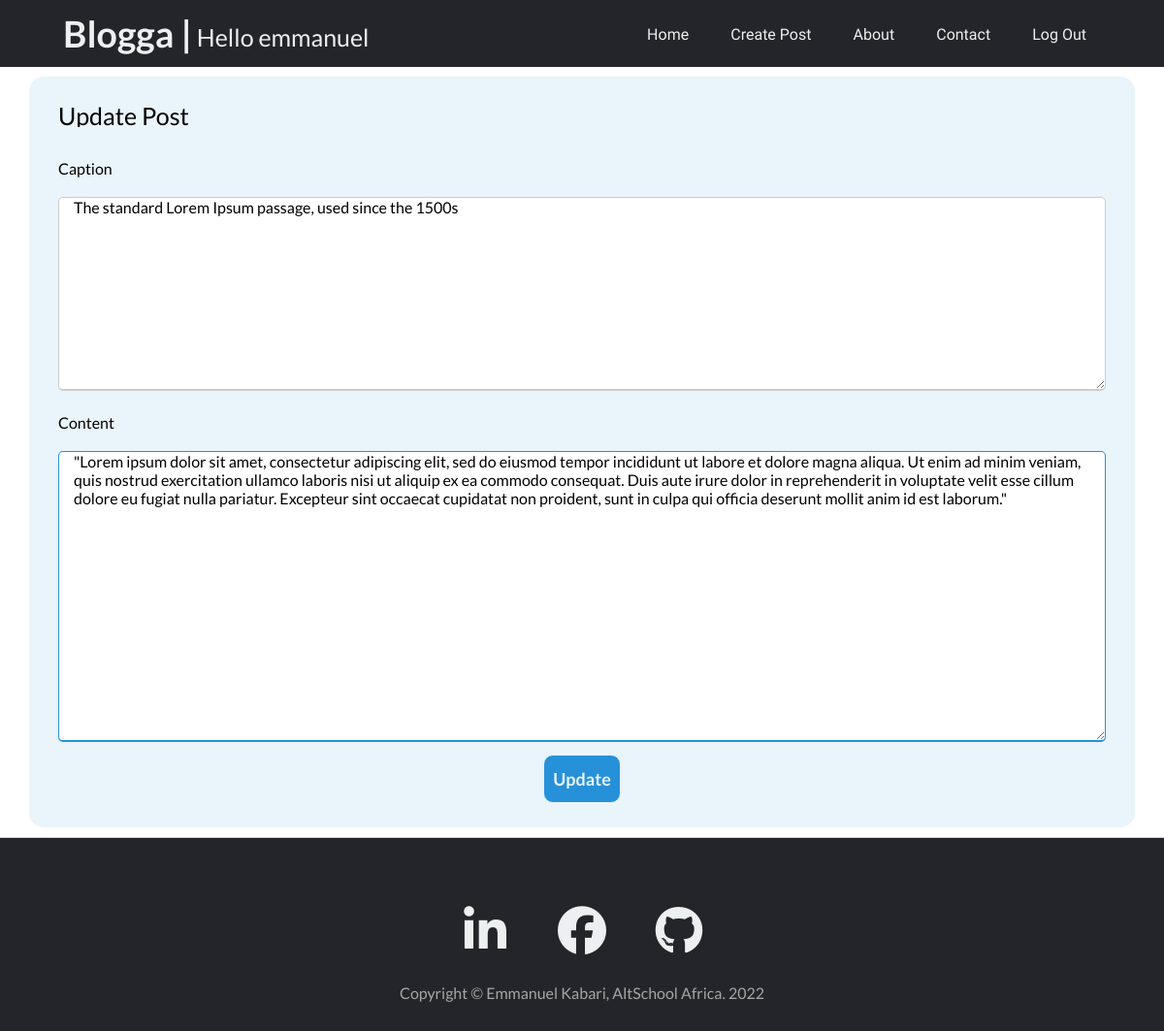
The page /blogposts/post/edit_post/2/ (signed in) on the database its author committed.
### app.py (models this page shows, shortened)
class User(db.Model, UserMixin):
    __tablename__ = 'users'
    id = db.Column(db.Integer(), primary_key=True)
    firstname = db.Column(db.String(), nullable=False, unique=False)
    lastname = db.Column(db.String(), nullable=False, unique=False)
    username = db.Column(db.String(50), nullable=False, unique=True)
    email = db.Column(db.String(60), nullable=False, unique=True)
    password_hash = db.Column(db.Text(), nullable=False)
    posts = db.relationship('BlogPost', backref='owner')

class BlogPost(db.Model):
    __tablename__ = 'blog_post'
    id = db.Column(db.Integer(), primary_key=True)
    caption = db.Column(db.String(), nullable=False)
    content = db.Column(db.String(), nullable=False)
    owner_id = db.Column(db.Integer(), db.ForeignKey(
        'users.id'), nullable=False)
    date_created = db.Column(db.DateTime(), default=datetime.utcnow)

### app.py (the view, shortened to what this page needs)
@app.route('/blogposts/post/edit_post/<int:id>/', methods=['GET', 'POST'])
@login_required
def edit_post(id):
    post_to_edit = BlogPost.query.get_or_404(id)
    if current_user.id == post_to_edit.owner_id:
        post_to_edit.caption = post_to_edit.caption
        post_to_edit.content = post_to_edit.content
        return render_template('edit_post.html', post=post_to_edit)
    else:
        flash("You do not have the previledge to edit this post")
        post = BlogPost.query.get_or_404(id)
        return render_template('post.html', post=post)

### app.py (called while the page is built)
@login_manager.user_loader
def user_loader(id):
    return User.query.get(int(id))

### templates/edit_post.html (shortened to what this page needs)
{% extends 'base.html' %}
{% block content %}
<section class="message-section">
    <div class="message-container">
        <div class="message-title">Update Post</div>
        <form action="{{ url_for('edit_post', id=post.id) }}" method="POST">
            <div class="message-data">
                <div class="title-box">
                    <span class="message-details">Caption</span>
                    <textarea class="input-control" name="caption" id="caption" placeholder="Create a Caption"
                        required>{{post.caption}}</textarea>
                </div>
                <div class=" message-box">
                    <span class="message-details">Content</span>
                    <textarea class="input-control" name="content" id="content" placeholder="Enter your Message"
                        required>{{post.content}}</textarea>
                </div>
            </div>
            <div class="button">
                <input class="message-btn" type="submit" value="Update">
            </div>
        </form>
    </div>
</section>
{% endblock %}

### templates/base.html (shortened to what this page needs)
<!DOCTYPE html>
<html lang="en">
<head>
    <link rel="stylesheet" href="{{url_for('static', filename='css/style.css')}}">
</head>
<body>
    <header>
        {% if current_user.is_authenticated %}
            <a class="logo" href="{{url_for('home')}}">
                <h2>Blogga &#124;</h2>
                <p>Hello {{current_user.username}}</p>
            </a>
        {% else %}
            <a class="logo" href="{{url_for('home')}}">
                <h2>Blogga &#124;</h2>
            </a>
        {% endif %}
        <nav>
            <ul class="nav_links">
                {% if current_user.is_authenticated %}
                <li><a href="{{ url_for('home') }}">Home</a></li>
                <li><a href="{{ url_for('create_post') }}">Create Post</a></li>
                <li><a href="{{ url_for('about') }}">About</a></li>
                <li><a href="{{ url_for('contact') }}">Contact</a></li>
                <li><a href="{{ url_for('logout') }}">Log Out</a></li>
                {% else %}
                <li><a href="{{ url_for('home') }}">Home</a></li>
                <li><a href="{{ url_for('about') }}">About</a></li>
                <li><a href="{{ url_for('contact') }}">Contact</a></li>
                <li><a href="{{ url_for('register') }}">Sign Up</a></li>
                <li><a href="{{ url_for('login') }}">Login</a></li>
                {% endif %}
            </ul>
        </nav>
    </header>
    <main>
        {% block content %}
        {% endblock %}
    </main>
    <footer class="footer-border-top">
        <div class="footer-container">
            <div class="row footer-row">
                <div class="col-md-10 col-lg-8 col-xl-7">
                    <ul class="footer-list-inline">
                        <li class="footer-list-inline-item">
                            <a href="https://www.linkedin.com/in/kabari-emmanuel/" target="_blank">
                                <span class="fa-stack fa-lg">
                                    <i class="fab fa-linkedin-in"></i>
                                </span>
                            </a>
                        </li>
                        <li class="footer-list-inline-item">
                            <a href="https://www.facebook.com/emmanuel.kabari.56/" target="_blank">
                                <span class="fa-stack fa-lg">
                                    <i class="fab fa-facebook"></i>
                                </span>
                            </a>
                        </li>
                        <li class="footer-list-inline-item">
                            <a href="https://github.com/Kabari" target="_blank">
                                <span class="fa-stack fa-lg">
                                    <i class="fab fa-github"></i>
                                </span>
                            </a>
                        </li>
                    </ul>
                    <div class="small">Copyright &copy; Emmanuel Kabari, AltSchool Africa. 2022</div>
                </div>
            </div>
        </div>
    </footer>
</body>
</html>

### static/css/style.css (style rules this page uses)
* { margin: 0; padding: 0; box-sizing: border-box; font-family: 'Lato'; }
li, a { font-family: 'Raleway', sans-serif; font-weight: 500; font-size: 16px; color: #edf0f1; text-decoration: none; }
header { display: flex; justify-content: space-between; align-items: center; padding: 5px 5%; background-color: #24252A; }
.logo { display: flex; padding: 7px 5px; text-align: center; font-size: 25px; cursor: pointer; }
.logo p { display: flex; width: 250px; padding: 7px 5px 0px 5px; align-items: center; }
.nav_links { list-style: none; }
.nav_links li { display: inline-block; padding: 0px 20px; }
.nav_links li a { transition: all 0.3s ease; }
input[type="submit"] { width: 100%; height: 50px; border: 1px solid; background: #2691d9; border-radius: 5px; font-size: 18px; color: #e9f4fb; font-weight: 700; cursor: pointer; outline: none; }
.row { display: flex; margin-bottom: 10px; flex-wrap: wrap; }
.message-section { display: flex; justify-content: center; align-items: center; padding: 10px; font-family: 'Raleway', sans-serif; }
.message-container { max-width: 1140px; width: 100%; background: #e9f4fb; padding: 25px 30px; border-radius: 15px; }
.message-container .message-title { font-size: 25px; font-weight: 500; position: relative; margin: 0px 0px 30px; }
.message-container .message-title::before { content: ''; position: absolute; left: 0; bottom: 0; height: 3px; width: 30px; background: #e9f4fb; }
form .message-data .message-box { margin-bottom: 10px; width: 100%; }
form .message-data .message-box :focus, form .message-data .message-box :valid { border-color: #2691d9; transition: .5s ease-in-out; }
.message-data .message-box .message-details, .message-data .title-box .message-details { display: block; font-weight: 500; margin: 20px 0px 20px 0px; }
.message-data .title-box .input-control { height: 200px; width: 100%; outline: none; border-radius: 5px; border: 1px solid #ccc; padding-left: 15px; font-size: 16px; border-bottom-width: 2px; transition: .5s ease-in-out; }
.message-data .message-box .input-control { height: 300px; width: 100%; outline: none; border-radius: 5px; border: 1px solid #ccc; padding-left: 15px; font-size: 16px; border-bottom-width: 2px; transition: .5s ease-in-out; }
input[class="message-btn"] { width: 20%; height: 50px; border: 1px solid; background: #2691d9; border-radius: 10px; font-size: 18px; color: #e9f4fb; font-weight: 700; cursor: pointer; outline: none; }
.button { margin: auto; width: 400px; display: flex; justify-content: center; }
.row { display: flex; flex-wrap: wrap; }
.footer-border-top { border-top: 1px solid #ced4da; margin: auto; width: 100%; height: 200px; background: #24252A; }
.footer-row { justify-content: center; }
.footer-container { margin: 50px auto; }
.footer-list-inline { display: flex; justify-content: center; }
.footer-list-inline-item { display: flex; width: 70px; height: 80px; justify-content: center; align-items: center; list-style: none; margin: auto 15px; font-size: 50px; text-align: center; }
.small { margin: 20px auto; text-align: center; color: #a6a6a6; }
i { font-size: 50px; }

### rows shown on the page
User: username "emmanuel"
BlogPost: caption "The standard Lorem Ipsum passage, used since the 1500s", content "\"Lorem ipsum dolor sit amet, consectetur adipiscing elit, sed do eiusmod tempor incididunt ut labore et dolore magna aliqua. Ut enim ad minim veniam, quis nostrud exercitation ullamco laboris nisi ut aliquip ex ea commodo consequat. Duis aute irure dolor in reprehenderit in voluptate velit esse cillum dolore eu fugiat nulla pariatur. Excepteur sint occaecat cupidatat non proident, sunt in culpa qui officia deserunt mollit anim id est laborum.\""
